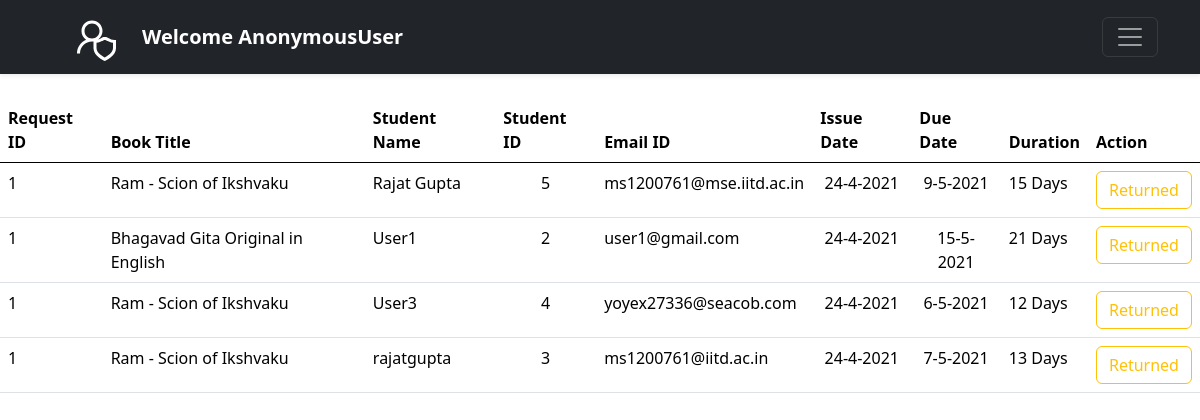
Page /viewapprovedrequests/ on the earlier database version.
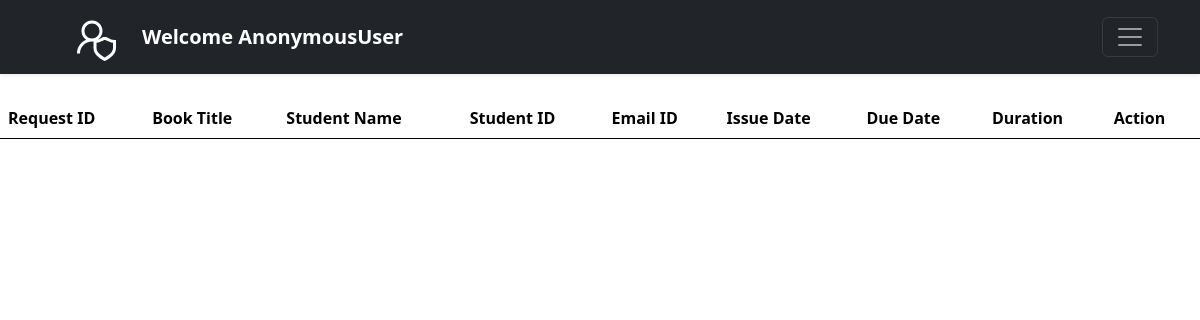
Same page on the later database version.
### librarymanager/models.py (models this page shows)
class Approval(models.Model):
    request_id_old = models.AutoField(primary_key=True)
    request_id= models.IntegerField()
    book_name = models.CharField(max_length=50)
    student_name = models.CharField(max_length=50)
    student_id = models.CharField(max_length=50, default="")
    email = models.EmailField(max_length=254)
    duration = models.PositiveIntegerField()
    phone = models.CharField(max_length=12)
    approvaldate= models.DateField(auto_now_add=True)
    def __str__(self):
        return self.student_name

### librarymanager/views.py (the view)
# urls.py: path('viewapprovedrequests/', views.viewapproved, name='viewapproved'),
def viewapproved(request):
    approverequests=Approval.objects.all()
    temp=[]
    for ibook in approverequests:
        idate=str(ibook.approvaldate.day)+'-'+str(ibook.approvaldate.month)+'-'+str(ibook.approvaldate.year)
        ddate=ibook.approvaldate + timedelta(days=ibook.duration)
        duedate=str(ddate.day)+'-'+str(ddate.month)+'-'+str(ddate.year)
        books=list(Book.objects.filter(book_name=ibook.book_name))
        students=list(Approval.objects.filter(student_name=ibook.student_name))
        j=0
        for bk in books:
            t=(ibook.request_id,ibook.book_name,students[j],ibook.student_id,ibook.email,idate, ibook.duration,duedate)
            j=j+1
            temp.append(t)
    return render(request,'librarymanager/viewapprovedrequests.html',{'temp':temp})

### librarymanager/templatetags/lib_tags.py (called while the page is built)
@register.filter(name = "has_group")
def has_group(user, group_name):
	group = Group.objects.get(name = group_name)
	return True if group in user.groups.all() else False

### librarymanager/templates/librarymanager/viewapprovedrequests.html (shortened to what this page needs)
{% extends 'librarymanager/basic.html' %}
{% block head %}
<link href="http://maxcdn.bootstrapcdn.com/bootstrap/5.0.0/css/bootstrap.min.css" rel="stylesheet"/>
<link rel="stylesheet"
href="http://cdn.datatables.net/1.10.2/css/jquery.dataTables.min.css"/>
{% endblock %}
{% block body %}
{% load lib_tags %}
<br>
<div class="col">
<table id="dtBasicExample" class="table table-hover">
    <thead>
        <tr>
          <th scope="col">Request ID</th>
          <th scope="col">Book Title</th>
          <th scope="col">Student Name</th>
          <th scope="col">Student ID</th>
          <th scope="col">Email ID</th>
          <th scope="col">Issue Date</th>
          <th scope="col">Due Date</th>
          <th scope="col">Duration</th>
          <th scope="col" align="center">Action</th>
        </tr>
    </thead>
    <tbody>
          {% for t in temp %}
            <tr>
              <td>{{t.0}}</td>
              <td>{{t.1}}</td>
              <td>{{t.2}}</td>
              <td align="center">{{t.3}}</td>
              <td>{{t.4}}</td>
              <td align="center">{{t.5}}</td>
              <td align="center">{{t.7}}</td>
              <td>{{t.6}} Days</td>
              <td>
                <form action= "{% url 'returned' t.0 %} " method = "POST" class="d-inline">
                  <input type="submit" class="btn btn-outline-warning" value="Returned">
              </form>
              </td>
            </tr>
            {%endfor%}
    </tbody>
</table>
</div>
{% endblock %}

### librarymanager/templates/librarymanager/basic.html (shortened to what this page needs)
<!DOCTYPE html>
<html lang="en">
  <head>
    <link
      href="https://cdn.jsdelivr.net/npm/bootstrap@5.0.0-beta3/dist/css/bootstrap.min.css"
      rel="stylesheet"
    />
    {% block head %} {% endblock %}
    <link href="/docs/5.0/dist/css/bootstrap.min.css" rel="stylesheet">
  </head>
  <body>
    {% load static %}
    {% load lib_tags %}
    <header>
      <div class="navbar navbar-dark bg-dark shadow-sm">
        <div class="container">
          <a href="/libview" class="navbar-brand d-flex align-items-center">
            <strong>Welcome {{request.user}}</strong>
          </a>
          <button
            class="navbar-toggler collapsed"
            type="button"
            data-bs-toggle="collapse"
            data-bs-target="#navbarHeader"
            aria-controls="navbarHeader"
            aria-expanded="false"
            aria-label="Toggle navigation"
          >
            <span class="navbar-toggler-icon"></span>
          </button>
        </div>
      </div>
    </header>
    {% block body %} {% endblock %}
  </body>
</html>

Differences in the rows shown:
removed Approval: t "1", book_name "Ram - Scion of Ikshvaku", student_name "Rajat Gupta", student "5", email "ms1200761@mse.iitd.ac.in", t "24-4-2021", t "9-5-2021", duration "15"
removed Approval: t "1", book_name "Bhagavad Gita Original in English", student_name "User1", student "2", email "user1@gmail.com", t "24-4-2021", t "15-5-2021", duration "21"
removed Approval: t "1", book_name "Ram - Scion of Ikshvaku", student_name "User3", student "4", email "yoyex27336@seacob.com", t "24-4-2021", t "6-5-2021", duration "12"
removed Approval: t "1", book_name "Ram - Scion of Ikshvaku", student_name "rajatgupta", student "3", email "ms1200761@iitd.ac.in", t "24-4-2021", t "7-5-2021", duration "13"
